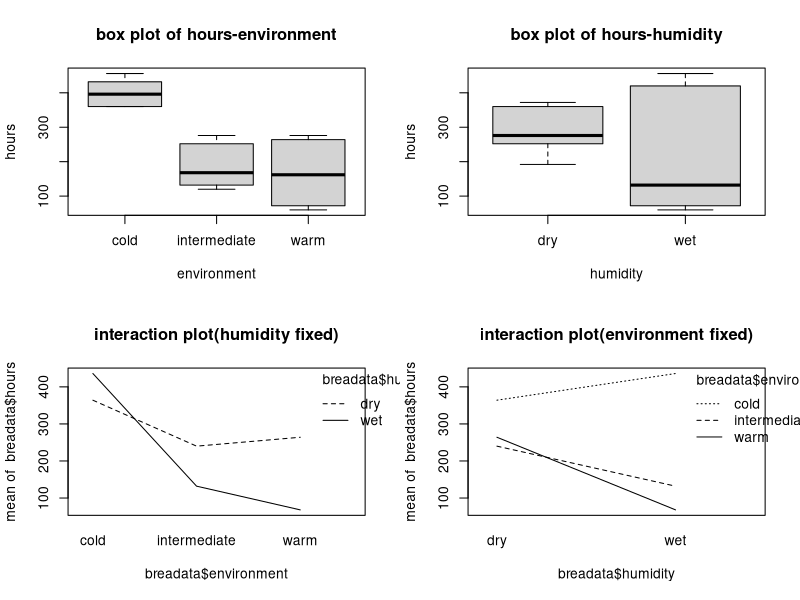
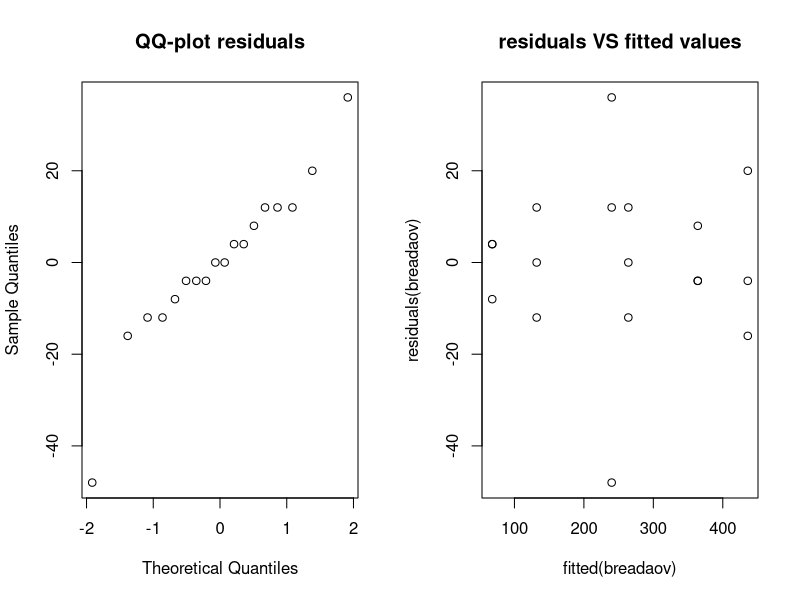
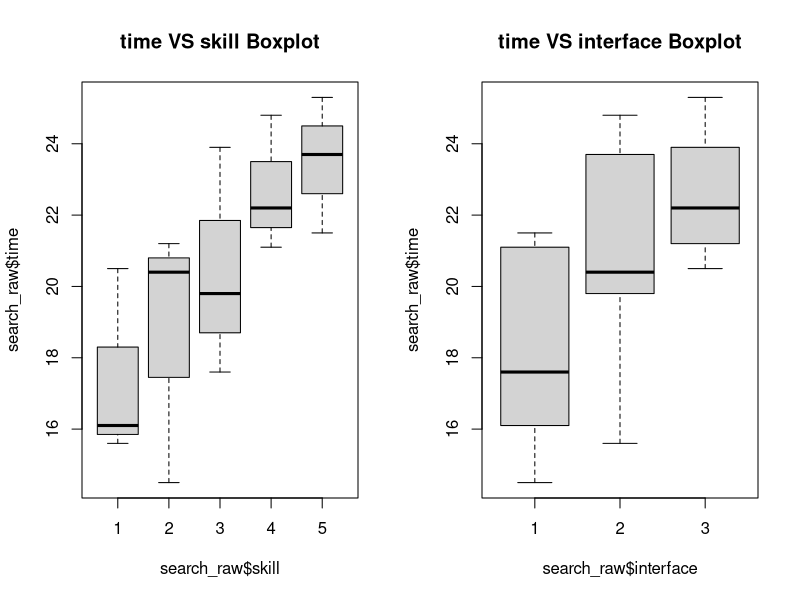
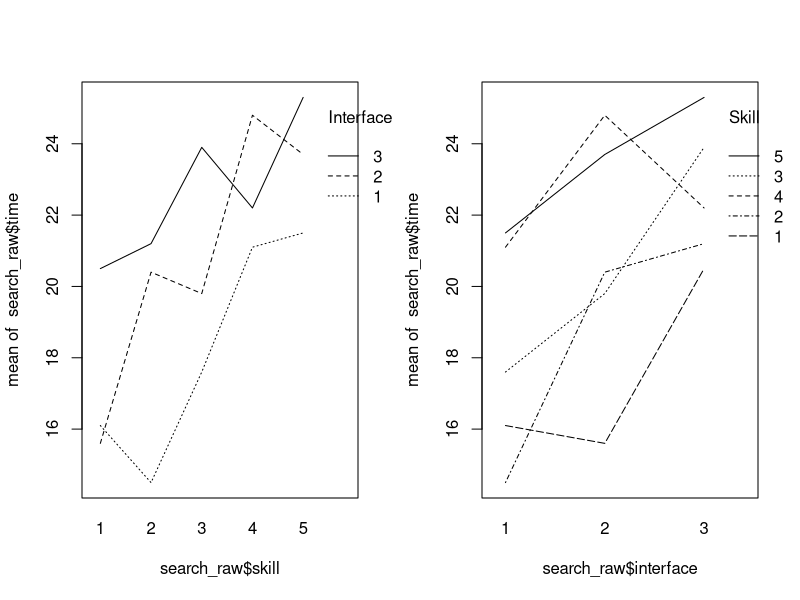
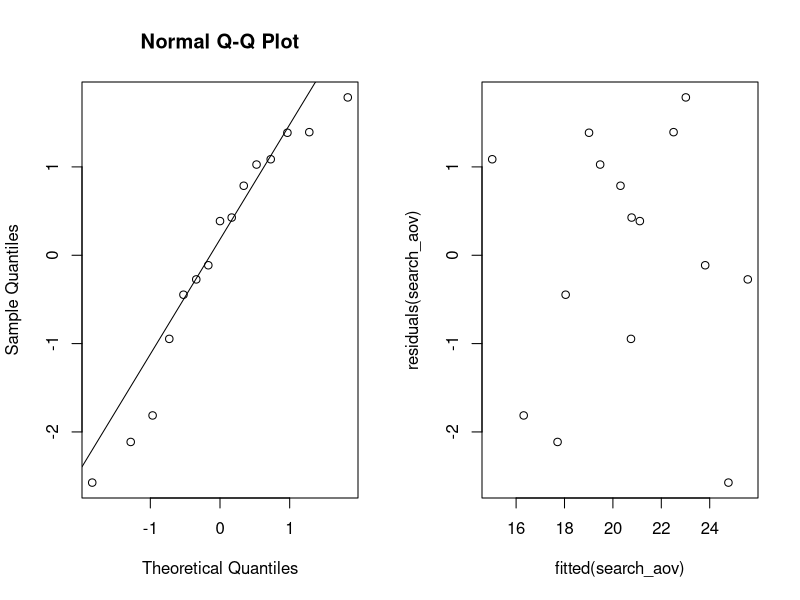
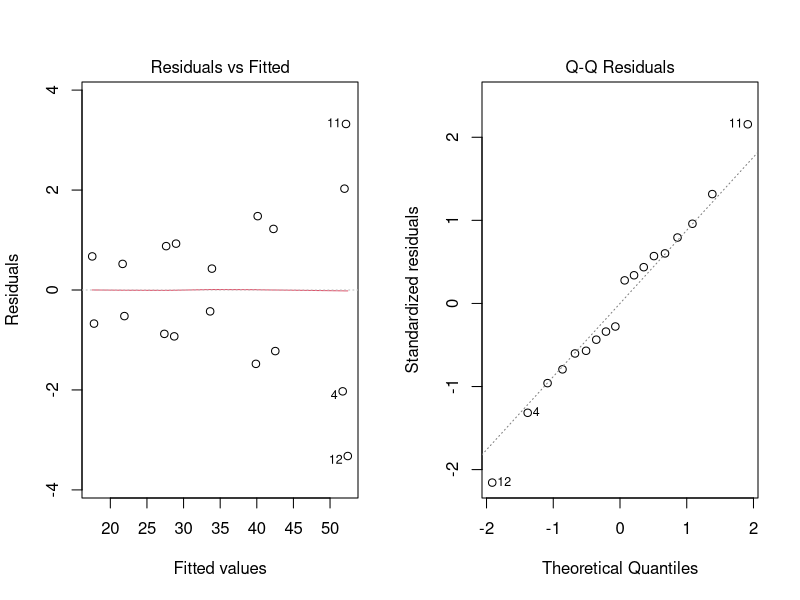
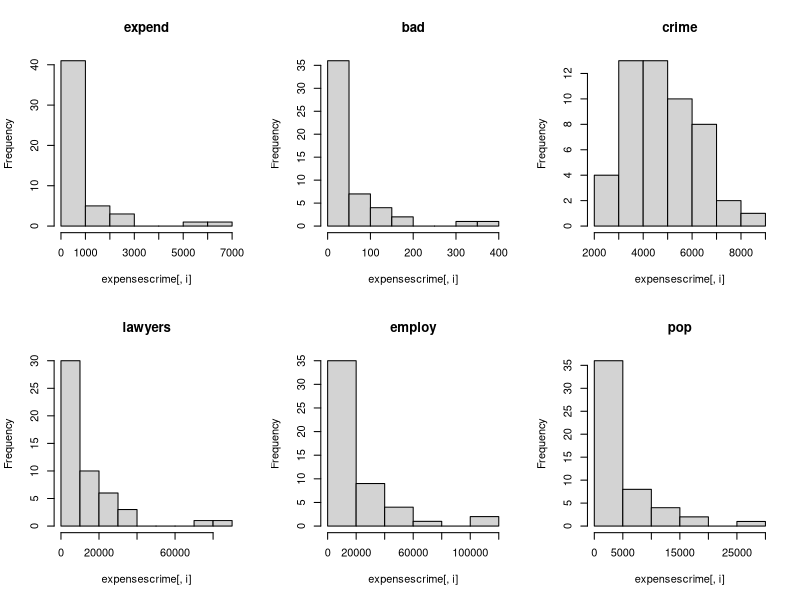
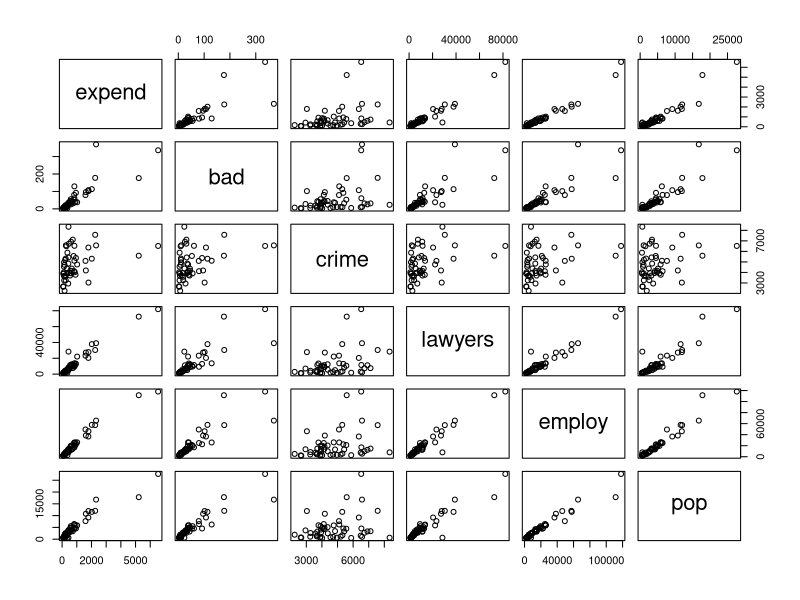

Generate these figures, in order, with R:
## ---- chunk 1
I=3; J=2; N=3
rbind(rep(1:I,each=N*J),rep(1:J,N*I),sample(1:(N*I*J)))
## ---- chunk 2
breadata=read.table(file="bread.txt",header=TRUE);par(mfrow=c(2,2))
boxplot(hours~environment,data=breadata, main="box plot of hours-environment")
boxplot(hours~humidity, data=breadata,main="box plot of hours-humidity")
interaction.plot(breadata$environment,breadata$humidity,breadata$hours, main="interaction plot(humidity fixed)")
interaction.plot(breadata$humidity,breadata$environment,breadata$hours, main="interaction plot(environment fixed)")
## ---- chunk 3
breadaov=lm(hours~environment*humidity, data = breadata); anova(breadaov)
## ---- chunk 4
summary(breadaov)
## ---- chunk 5
par(mfrow=c(1,2));qqnorm(residuals(breadaov), main="QQ-plot residuals"); plot(fitted(breadaov),residuals(breadaov), main="residuals VS fitted values")
## ---- chunk 6
search_raw <- read.delim("./search.txt", header = TRUE, sep = "")
I <- 3; B <- 5; N <- 1;
for(i in 1:B) print(sample(1:(N * I)))
## ---- chunk 7
par(mfrow = c(1,2))
boxplot(search_raw$time ~ search_raw$skill, main = "time VS skill Boxplot")
boxplot(search_raw$time ~ search_raw$interface, main = "time VS interface Boxplot")
## ---- chunk 8
par(mfrow=c(1,2))
interaction.plot(search_raw$skill, search_raw$interface, search_raw$time, trace.label = "Interface")
interaction.plot(search_raw$interface, search_raw$skill, search_raw$time, trace.label = "Skill")
## ---- chunk 9
search_raw$skill <- as.factor(search_raw$skill)
search_raw$interface <- as.factor(search_raw$interface)
search_aov <- lm(search_raw$time ~ search_raw$skill + search_raw$interface, data = search_raw)
print(anova(search_aov), signif.stars = F)
## ---- chunk 10
contrasts(search_raw$interface) <- contr.sum
contrasts(search_raw$skill) <- contr.sum
search_aov2 <- lm(search_raw$time  ~ search_raw$interface + search_raw$skill)
summary(search_aov2)
## ---- chunk 11
options(digits = 6)
qqnorm(residuals(search_aov));qqline(residuals(search_aov))
plot(fitted(search_aov), residuals(search_aov))
print(shapiro.test(residuals(search_aov))) # fail to reject H0, might be normal
## ---- chunk 12
options(digits = 5)
friedman.test(search_raw$time, search_raw$interface, search_raw$skill)
## ---- chunk 13
search_aov_one_way <- lm(search_raw$time ~ search_raw$interface, data = search_raw)
print(anova(search_aov_one_way), signif.stars = F)
## ---- chunk 14
cow=read.table(file="cow.txt",header=TRUE)
cow$id=factor(cow$id); cow$per=factor(cow$per)
aovcow=lm(milk~treatment+id,data=cow);print(anova(aovcow), signif.stars = F)
par(mfrow=c(1,2));plot(aovcow,1);plot(aovcow,2)
## ---- chunk 15
cowlm=lm(milk~id+per+treatment,data=cow); print(anova(cowlm), signif.stars = F);summary(cowlm)
## ---- chunk 16
library("lme4")
cowlmer=lmer(milk~treatment+order+per+(1|id),REML=FALSE, data = cow);summary(cowlmer)
cowlmer1 = lmer(milk~order+per+(1|id),REML=FALSE, data = cow)
anova(cowlmer,cowlmer1)
## ---- chunk 17
attach(cow)
t.test(milk[treatment=="A"],milk[treatment=="B"],paired=TRUE)
## ---- chunk 18
nausea_raw <- read.delim("./nauseatable.txt", header = TRUE, sep = "")
med_vec <- c();nausea_vec <- c()

for(i in 1:3) { med_name <- rownames(nausea_raw)[i]
  for(j in 1:2) { nausea <- colnames(nausea_raw)[j]
    for(k in 1:nausea_raw[,j][i]) { med_vec <- append(med_vec, med_name)
      if(j == 1) { nausea_vec <- append(nausea_vec, "no")} 
      else if(j == 2){ nausea_vec <- append(nausea_vec, "yes")}
    }
  }
}
nausea_frame <- data.frame(medicin = med_vec, naus = nausea_vec)
xtabs(~nausea_frame$medicin + nausea_frame$naus)
## ---- chunk 19
permutation_test <- function() {
  B <- 1000; Tstar <- numeric(B)
  for(i in 1:B) { Xstar <- sample(nausea_frame$medicin)
    Tstar[i] <- chisq.test(xtabs(~Xstar + nausea_frame$naus))[[1]]}
  t <- chisq.test(xtabs(~nausea_frame$medicin + nausea_frame$naus))[[1]]
  p1 <- sum(Tstar < t) / B; pr <- sum(Tstar > t) / B
  p <- 2 * min(pr, p1)
  return(p)
}

p_val <- permutation_test()
## ---- chunk 20
options(digits = 3)
## ---- chunk 21

p_val_chi <- chisq.test(xtabs(~nausea_frame$medicin + nausea_frame$naus))[[3]]
## ---- chunk 22
expensescrime=read.table(file="expensescrime.txt",header=TRUE)
par(mfrow=c(2,3))
for (i in c(2,3,4,5,6,7)) hist(expensescrime[,i],main=names(expensescrime[i]))
plot(expensescrime[,c(2,3,4,5,6,7)])
par(mfrow=c(2,3))
## ---- chunk 23
expensescrimelm=lm(expend~bad+crime+lawyers+employ+pop,data=expensescrime)
round(cooks.distance(expensescrimelm),2)
plot(cooks.distance(expensescrimelm),type="b",main="Cook's distances")
## ---- chunk 24
library(car)
vif(expensescrimelm)
round(cor(expensescrime[,c(3,4,5,6,7)]),2)


## ---- chunk 25
summary(lm(expend~bad,data=expensescrime))[8]
summary(lm(expend~crime,data=expensescrime))[8]
summary(lm(expend~lawyers,data=expensescrime))[8]
summary(lm(expend~employ,data=expensescrime))[8]
summary(lm(expend~pop,data=expensescrime))[8]
## ---- chunk 26
summary(lm(expend~employ+bad,data=expensescrime))[8]
summary(lm(expend~employ+crime,data=expensescrime))[8]
summary(lm(expend~employ+lawyers,data=expensescrime))[8]
summary(lm(expend~employ+pop,data=expensescrime))[8]
## ---- chunk 27
summary(lm(expend~bad+crime+lawyers+employ+pop,data=expensescrime))[8]
summary(lm(expend~bad+lawyers+employ+pop,data=expensescrime))[8]
summary(lm(expend~bad+lawyers+employ,data=expensescrime))[8]
summary(lm(expend~lawyers+employ,data=expensescrime))[8]
## ---- chunk 28
expendemploylawyerslm=lm(expend~employ+lawyers,data=expensescrime)
par(mfrow=c(3,3))
plot(residuals(expendemploylawyerslm),expensescrime$employemploy,main="plot of residuals against employ")
plot(residuals(expendemploylawyerslm),expensescrime$lawyers,main="plot of residuals against lawyers")
x=residuals(lm(expensescrime$employ+expensescrime$lawyers~expensescrime$bad+expensescrime$crime+expensescrime$pop))
y=residuals(lm(expensescrime$expend~expensescrime$bad+expensescrime$crime+expensescrime$pop))
plot(x,y,main="Added variable plot for employ+lawyers")
plot(residuals(expendemploylawyerslm),expensescrime$bad,main="plot of residuals against bad")
plot(residuals(expendemploylawyerslm),expensescrime$crime,main="plot of residuals against crime")
plot(residuals(expendemploylawyerslm),expensescrime$pop,main="plot of residuals against pop")
plot(residuals(expendemploylawyerslm),expensescrime$expend,main="plot of residuals against expend")
plot(fitted(expendemploylawyerslm),residuals(expendemploylawyerslm))
qqnorm(residuals(expendemploylawyerslm))
## ---- chunk 29
library(car)
vif(expendemploylawyerslm)
summary(lm(expend~lawyers,data=expensescrime))[8]
summary(lm(expend~employ,data=expensescrime))[8]
